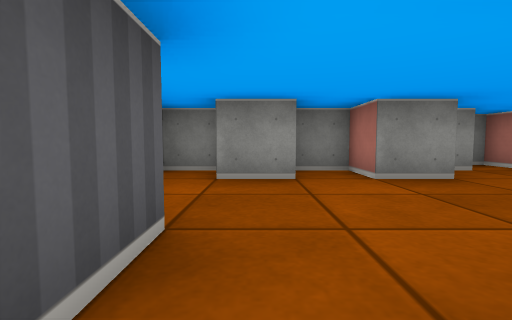
[1] (above)

13 first-person views from a walk through a cub3D maze. The camera is about half as high as the walls, tilts 4° down and sees 85° across. The floor is counted in squares. Each view is taken from the middle of a square. On the plan, view 1 faces up. The plan holds only what a view shows up to about 9 squares ahead; the rest is blank.

[2]
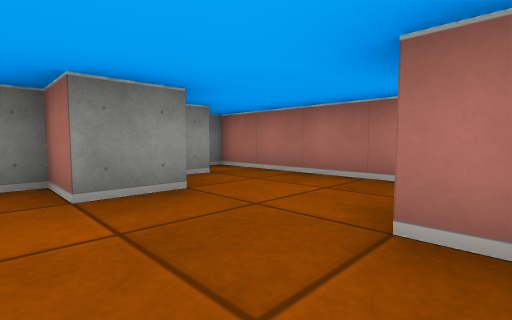

[3]
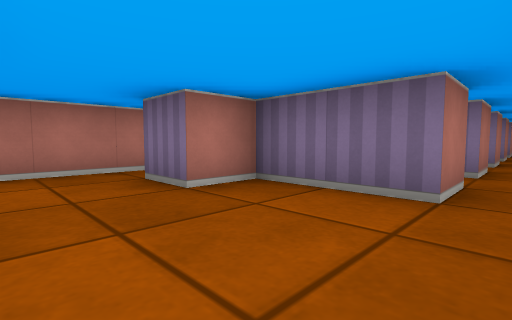

[4]
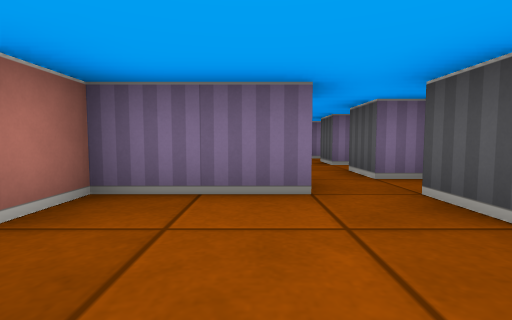

[5]
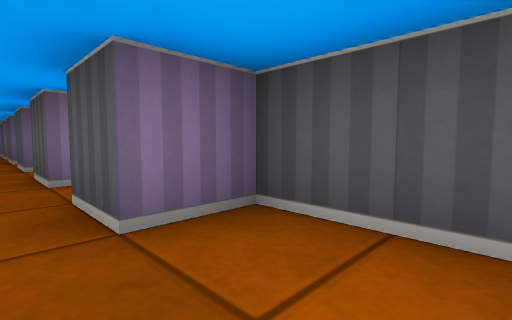

[6]
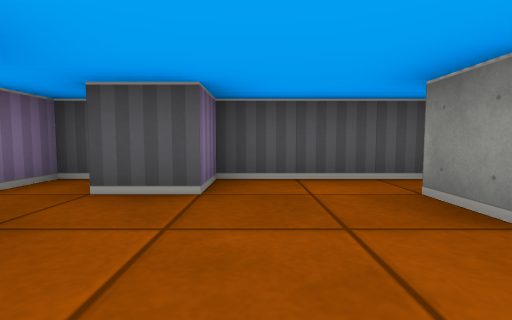

[7]
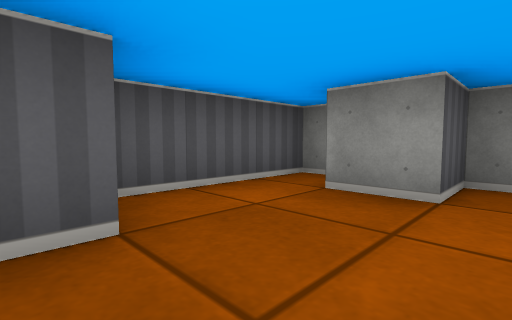

[8]
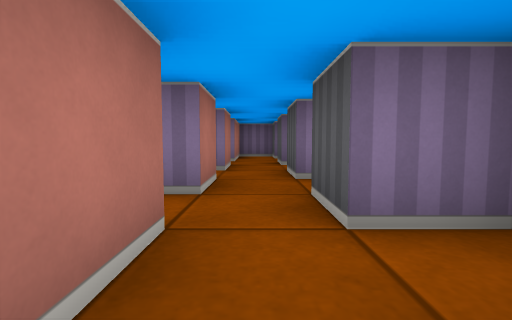

[9]
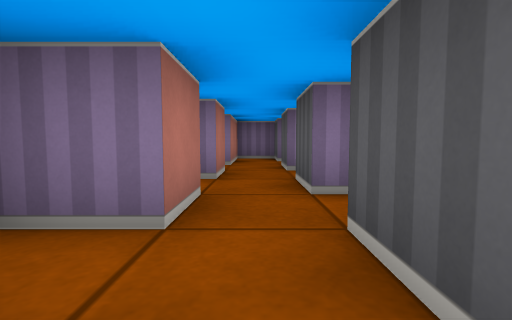

[10]
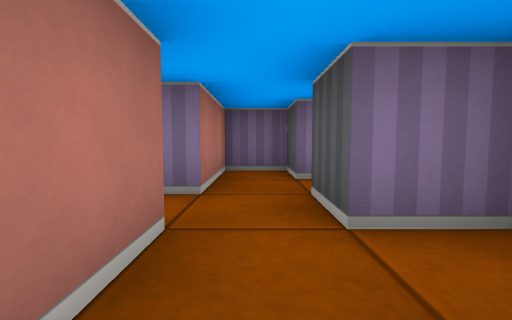

[11]
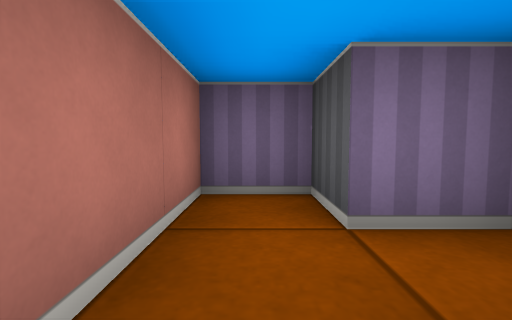

[12]
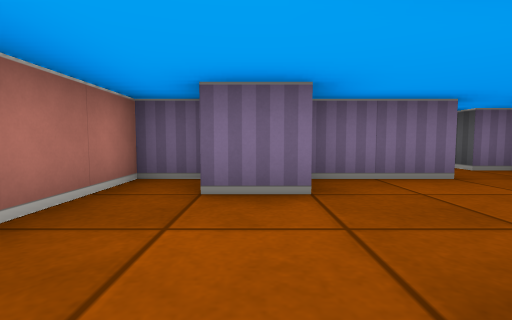

[13]
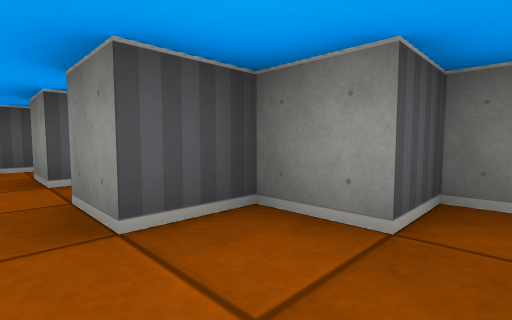

### Floor plan
Points are (right, up) in squares from view 1. A wall is a line through its corners. A room is listed if a view was taken in it or the views show most of it. See-through windows are left out.
Room 1 (views 1, 8, 9)
walls: (0.5, -0.6) (0.5, 0.5); (0.5, -2.5) (0.5, -1.5); (-1.5, 0) (-1.5, -0.5) (-0.5, -0.5) (-0.5, -1.5); (-1.5, -2.5) (-0.5, -2.5)
ways out: opening at (0, 1) to room 2; opening at (0, -2)
Room 2 (views 2, 3, 4, 5, 6, 7, 12, 13)
walls: (0.5, 0.5) (2.5, 0.5) (2.5, 1.5) (3.5, 1.5); (3.6, 0.5) (4.5, 0.5) (4.5, 5.5) (3.5, 5.5) (3.5, 4.5) (2.5, 4.5) (2.5, 3.5) (1.5, 3.5) (1.5, 4.5) (0.5, 4.5) (0.5, 3.5) (-0.5, 3.5); (-0.6, 4.5) (-1.5, 4.5) (-1.5, 1.5) (-0.5, 1.5) (-0.5, 0.5)
ways out: opening at (0, 1) to room 1
Room 3 (view 10)
walls: (-0.5, -4.5) (-0.5, -5.5); (0.5, -6.6) (0.5, -5.5); (-1.5, -6.5) (-0.5, -6.5)
ways out: opening at (0, -6) to room 4; opening at (0, -4)
Room 4 (view 11)
walls: (-1.5, -8.5) (-0.5, -8.5) (-0.5, -9.5) (0.5, -9.5) (0.5, -7.5) (0.9, -7.5); (-0.5, -6.5) (-0.5, -7.5)
ways out: opening at (0, -6) to room 3

Where each view was taken, in squares from view 1:
view 1: 0 up, 0 right, facing up
view 2: 1 up, 1 right, facing up-right
view 3: 3 up, 0 right, facing down-right
view 4: 3 up, 1 right, facing down
view 5: 3 up, 0 right, facing down-left
view 6: 2 up, 2 right, facing left
view 7: 1 up, 1 right, facing up-left
view 8: 1 down, 0 right, facing down
view 9: 2 down, 0 right, facing down
view 10: 5 down, 0 right, facing down
view 11: 7 down, 0 right, facing down
view 12: 4 up, 3 right, facing down
view 13: 3 up, 4 right, facing up-left
